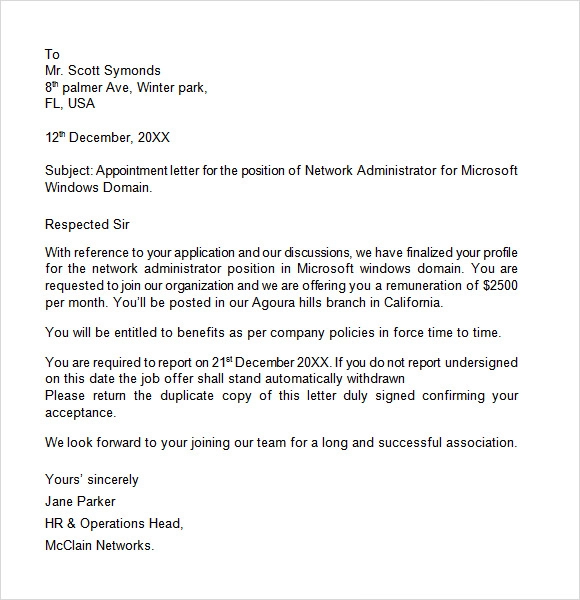
#> input picture images/Appointment-Letter-Format-in-Word.jpg, 580 x 600 px, found by its file name
$ python test.py
#> lines starting #> are read from the running program, lines starting #| are printed output that depends on the picture; after the words box and inside, x2 and y2 are one past the last pixel; in counts of white or black regions, pixels touching at a corner belong together
"""
This program is to detect words in a given documentation image
"""

import cv2
import os
import numpy as np
from matplotlib import pyplot as plt

# To Read an Image from a specific File
img = cv2.imread('images/Appointment-Letter-Format-in-Word.jpg',cv2.IMREAD_UNCHANGED)
#> img is the input picture: shape (600, 580, 3); mean B, G, R 243.3, 243.4, 243.4
height = img.shape[0]
#> height = 600
width = img.shape[1]
#> width = 580
channels = img.shape[2]
#> channels = 3
cv2.imshow("Test Image",img)
cv2.waitKey(0)

#Coverting Image to Binary and then performing Otsu Thresholding
img_gray = cv2.cvtColor(img,cv2.COLOR_BGR2GRAY)
(threshold,img_black_white) = cv2.threshold(img_gray,127,255,cv2.THRESH_OTSU+cv2.THRESH_BINARY)
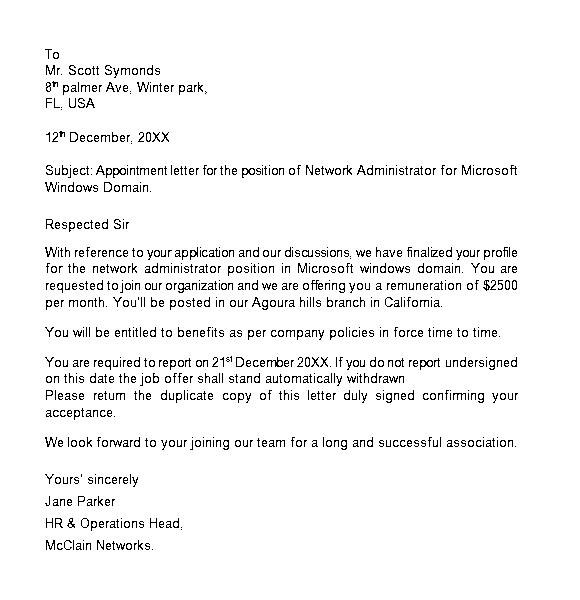
#> img_black_white: shape (600, 580); 95.7% white; black in thin lines or dots, all inside (x1, y1, x2, y2) = (45, 49, 518, 550)
#> threshold = 146
cv2.imshow("Black and White Image",img_black_white)
cv2.waitKey(0)

height, width = img_black_white.shape

for i in range(0,height):
    for j in range(0, width):
        if img_black_white[i,j]==255:
            img_black_white[i,j]=0
        else:
            img_black_white[i,j]=1

print(img_black_white)
#> (printed output is left out)

row_sum = []

#row_image = []
for i in range(0,height):
    sum=0
    for j in range(0,width):
        sum+=int(img_black_white[i,j])
    row_sum.append(sum)
#> after the loop, row_sum = 600 values, max 244 at index 168, min 0 at index 0, mean 24.73

line_beginning = []
line_endings = []

for i in range(1,len(row_sum)):
    if(row_sum[i-1]==0 and row_sum[i]!=0):
        line_beginning.append(i)
    elif(row_sum[i-1]!=0 and row_sum[i]==0):
        line_endings.append(i)
#> after the loop, line_beginning = [49, 65, 81, 98, 109, 131, 143, 165, 182, 219, 247, 263, 280, 297, 327, 356, 373, 390, 408, 437, 474, 496, 518, 540]; line_endings = [59, 78, 95, 108, 110, 142, 144, 178, 192, 232, 260, 276, 293, 310, 340, 370, 386, 403, 420, 450, 487, 506, 531, 550]


directory ="images/solution"
os.chdir(directory)

print(line_beginning)
#| [49, 65, 81, 98, 109, 131, 143, 165, 182, 219, 247, 263, 280, 297, 327, 356, 373, 390, 408, 437, 474, 496, 518, 540]
print(line_endings)
#| [59, 78, 95, 108, 110, 142, 144, 178, 192, 232, 260, 276, 293, 310, 340, 370, 386, 403, 420, 450, 487, 506, 531, 550]
cv2.imshow("Test",img[49:59,:])
cv2.waitKey(0)

for i in range(0,len(line_beginning)):
    x=line_beginning[i]
    x2=line_endings[i]
    img_slice = img_black_white[x:x2,:]
    column_sum_slice = img_slice.sum(axis = 0)
    print(column_sum_slice)
    column_slice_beginning = []
    column_slice_endings = []
    for j in range(1,len(column_sum_slice)):
        if(column_sum_slice[j-1]==0 and column_sum_slice[j]!=0):
            column_slice_beginning.append(j)
        elif(column_sum_slice[j-1]!=0 and column_sum_slice[j]==0):
            column_slice_endings.append(j)
    print(column_slice_beginning)
    print(column_slice_endings)
    for r in range(0,len(column_slice_beginning)):
        filename=str(i)+str(r)+'.jpg'
        cv2.imshow("Result",img[x:x2,column_slice_beginning[r]:column_slice_endings[r]])
        cv2.waitKey(0)
        cv2.imwrite(filename,img[x:x2,column_slice_beginning[r]:column_slice_endings[r]])
#> this loop made 24 passes
#> (x, x2) on passes 1 to 12: (49, 59), (65, 78), (81, 95), (98, 108), (109, 110), (131, 142), (143, 144), (165, 178), (182, 192), (219, 232), (247, 260), (263, 276)
#> (printed output is left out)


cv2.destroyAllWindows()
